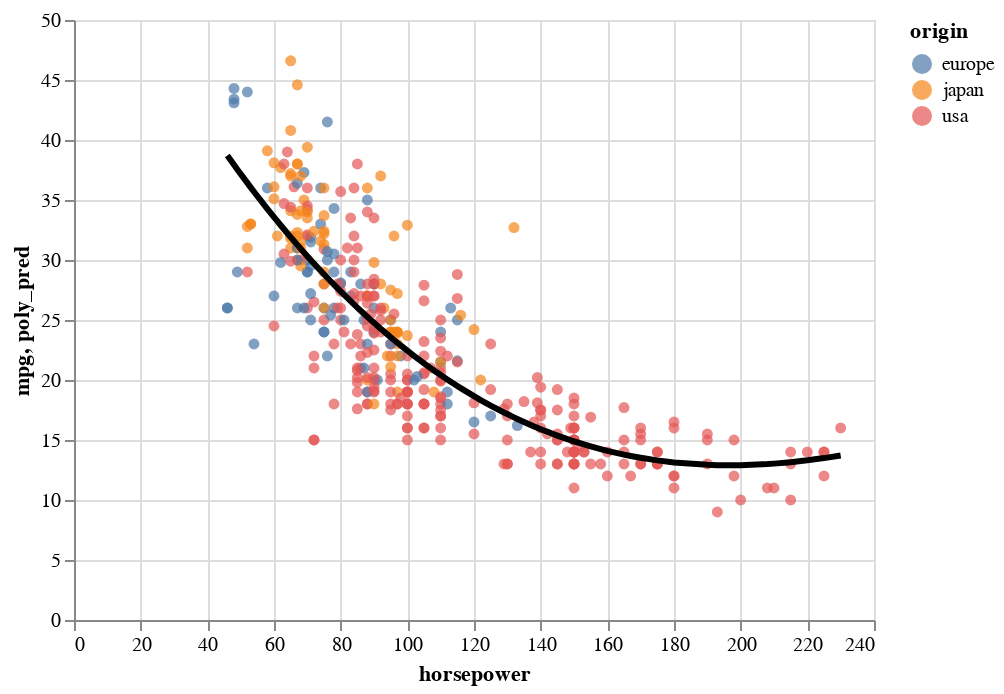

This figure's notebook cell:
### Markdown cell above
Here we plot the predicted values.  Take a moment to be impressed that linear regression is what produced this curve which is clearly not a straight line.  Something that will be emphasized in Worksheet 12, is that as you use higher degrees for polynomial regression, the curves will eventually start to "overfit" the data.  This notion of overfitting is arguably the most important topic in Machine Learning.

### Code cell
c = alt.Chart(df).mark_circle().encode(
    x="horsepower",
    y="mpg",
    color="origin"
)

c1 = alt.Chart(df).mark_line(color="black", size=3).encode(
    x="horsepower",
    y="poly_pred"
)

c+c1

### Figure 1 — Vega-Lite specification as saved in the notebook (floating-point values rounded to 4 significant figures; data arrays with more than 128 entries replaced by an {"elided": "..."} marker saying what was removed)
{"config": {"view": {"continuousWidth": 400, "continuousHeight": 300}}, "layer": [{"mark": "circle", "encoding": {"color": {"field": "origin", "type": "nominal"}, "x": {"field": "horsepower", "type": "quantitative"}, "y": {"field": "mpg", "type": "quantitative"}}}, {"mark": {"type": "line", "color": "black", "size": 3}, "encoding": {"x": {"field": "horsepower", "type": "quantitative"}, "y": {"field": "poly_pred", "type": "quantitative"}}}], "data": {"name": "data-8faa4c619dd8a3a6dc2f00abb82b1387"}, "$schema": "https://vega.github.io/schema/vega-lite/v4.17.0.json", "datasets": {"data-8faa4c619dd8a3a6dc2f00abb82b1387": {"elided": "392 records"}}}
